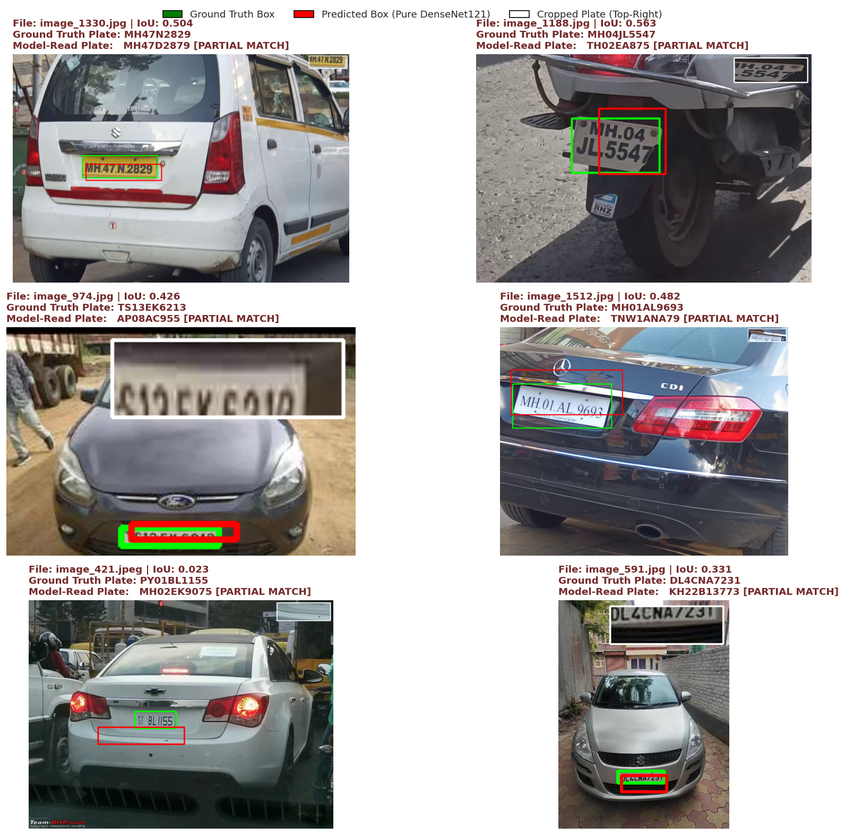
#> input picture end_to_end_test_predictions.png, 845 x 835 px, shrunk from 1592 x 1572 before the run
$ python -i detector_classical.py   (imports and definitions only)   (older library calls are emulated)
#> lines starting #> are read from the running program, lines starting #| are printed output that depends on the picture; after the words box and inside, x2 and y2 are one past the last pixel; in counts of white or black regions, pixels touching at a corner belong together
"""
Classical Computer Vision License Plate Detector using OpenCV.
Techniques: Bilateral Filtering, Sobel Horizontal Gradients, Morphological Closing,
Contour Geometric Analysis (Aspect Ratio, Area, Solidity), and Non-Maximum Suppression (NMS).
"""

import cv2
import numpy as np

def non_max_suppression(boxes, scores=None, overlap_thresh=0.3):
    """
    Standard Non-Maximum Suppression (NMS) for bounding boxes.
    boxes format: [[x, y, w, h], ...]
    """
    if len(boxes) == 0:
        return []

    boxes_arr = np.array(boxes, dtype=np.float32)
    x1 = boxes_arr[:, 0]
    y1 = boxes_arr[:, 1]
    x2 = boxes_arr[:, 0] + boxes_arr[:, 2]
    y2 = boxes_arr[:, 1] + boxes_arr[:, 3]

    areas = (x2 - x1) * (y2 - y1)
    if scores is not None:
        order = np.argsort(scores)[::-1]
    else:
        order = np.argsort(areas)[::-1]

    keep = []
    while len(order) > 0:
        i = order[0]
        keep.append(i)

        xx1 = np.maximum(x1[i], x1[order[1:]])
        yy1 = np.maximum(y1[i], y1[order[1:]])
        xx2 = np.minimum(x2[i], x2[order[1:]])
        yy2 = np.minimum(y2[i], y2[order[1:]])

        w = np.maximum(0.0, xx2 - xx1)
        h = np.maximum(0.0, yy2 - yy1)
        intersection = w * h

        iou = intersection / (areas[i] + areas[order[1:]] - intersection + 1e-6)
        inds = np.where(iou <= overlap_thresh)[0]
        order = order[inds + 1]

    return [boxes[i] for i in keep]

class ClassicalPlateDetector:
    def __init__(self, min_ar=1.8, max_ar=5.5, min_area_ratio=0.0008, max_area_ratio=0.08):
        self.min_ar = min_ar
        self.max_ar = max_ar
        self.min_area_ratio = min_area_ratio
        self.max_area_ratio = max_area_ratio

    def detect(self, image):
        """
        Detects candidate license plate bounding boxes in an image.
        Returns: list of bounding boxes [[x, y, w, h], ...]
        """
#> called with image = '../end_to_end_test_predictions.png'
        if isinstance(image, str):
            image = cv2.imread(image)
#> image is the input picture: shape (835, 845, 3); mean B, G, R 163.9, 165.2, 168.2
        if image is None:
            return []

        h_img, w_img = image.shape[:2]
#> h_img = 835; w_img = 845
        total_area = h_img * w_img
#> total_area = 705575

        # 1. Grayscale
        gray = cv2.cvtColor(image, cv2.COLOR_BGR2GRAY)

        # 2. Bilateral filter to reduce noise while keeping edges sharp
        filtered = cv2.bilateralFilter(gray, 9, 75, 75)

        # 3. Morphological Top-Hat & Black-Hat to reveal plate contrast
        rect_kernel = cv2.getStructuringElement(cv2.MORPH_RECT, (13, 5))
        tophat = cv2.morphologyEx(filtered, cv2.MORPH_TOPHAT, rect_kernel)
        blackhat = cv2.morphologyEx(filtered, cv2.MORPH_BLACKHAT, rect_kernel)
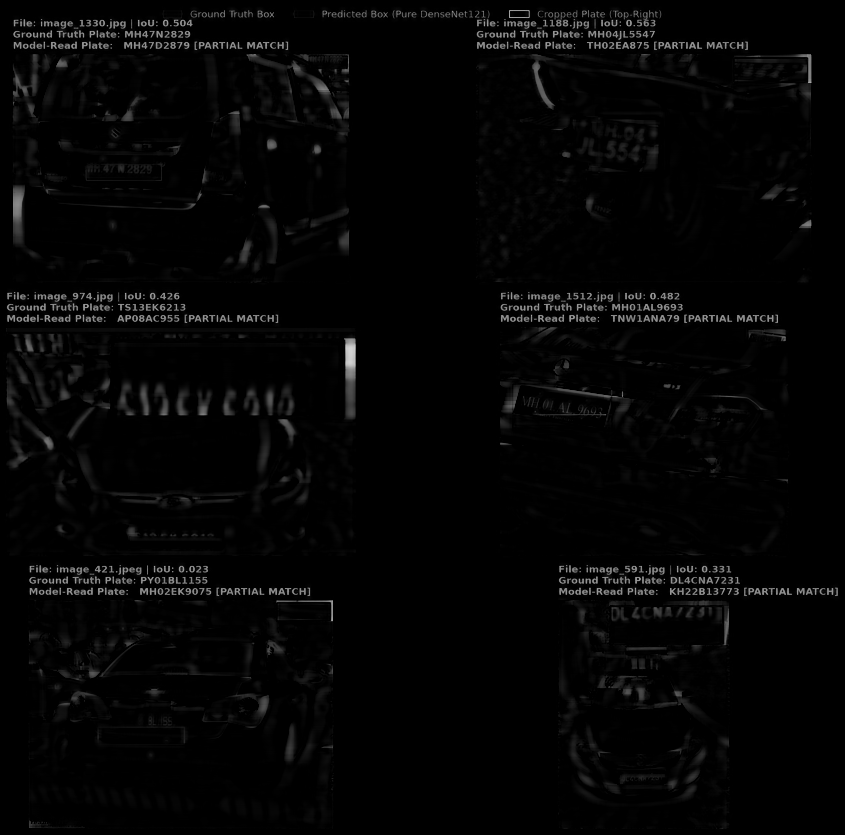
#> blackhat: shape (835, 845); min 0, max 209, mean 4.9
        enhanced = cv2.add(filtered, tophat)
        enhanced = cv2.subtract(enhanced, blackhat)
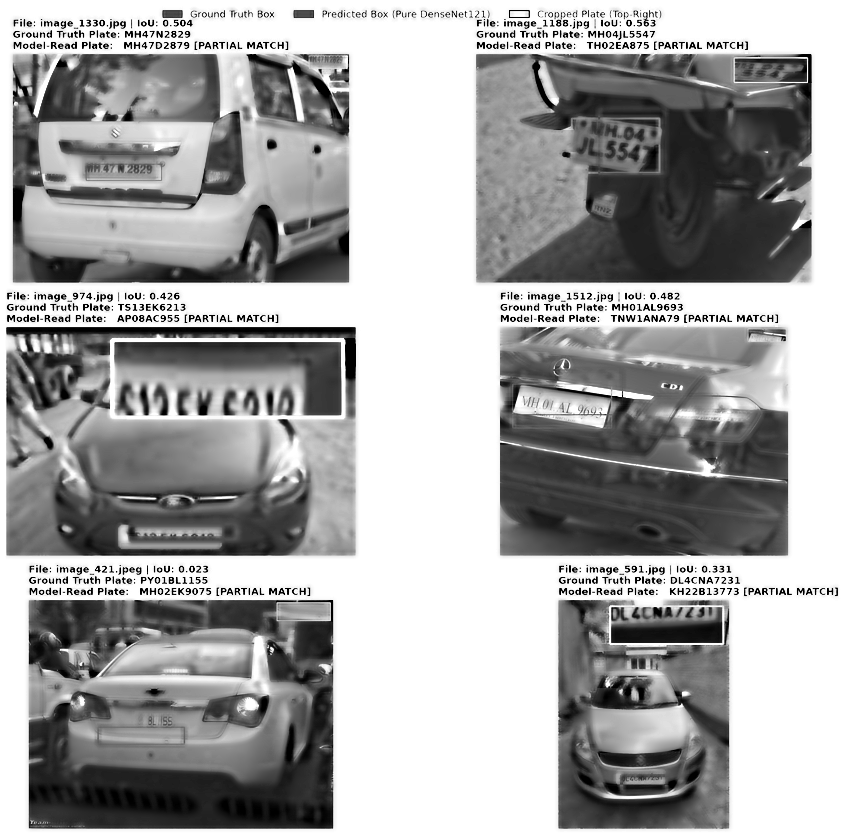
#> enhanced: shape (835, 845); min 0, max 255, mean 165.2

        # 4. Sobel vertical edge gradient (highlights alphanumeric characters)
        grad_x = cv2.Sobel(enhanced, ddepth=cv2.CV_32F, dx=1, dy=0, ksize=-1)
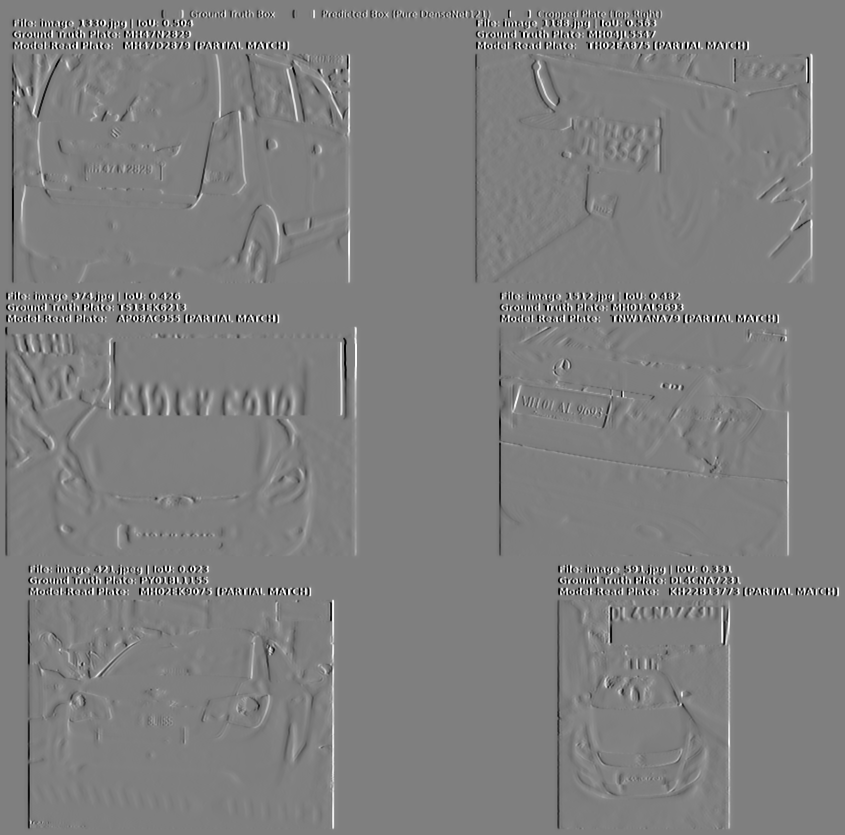
#> grad_x: shape (835, 845) float32; min -4080, max 4080, mean 0; drawn with min black and max white
        grad_x = np.absolute(grad_x)
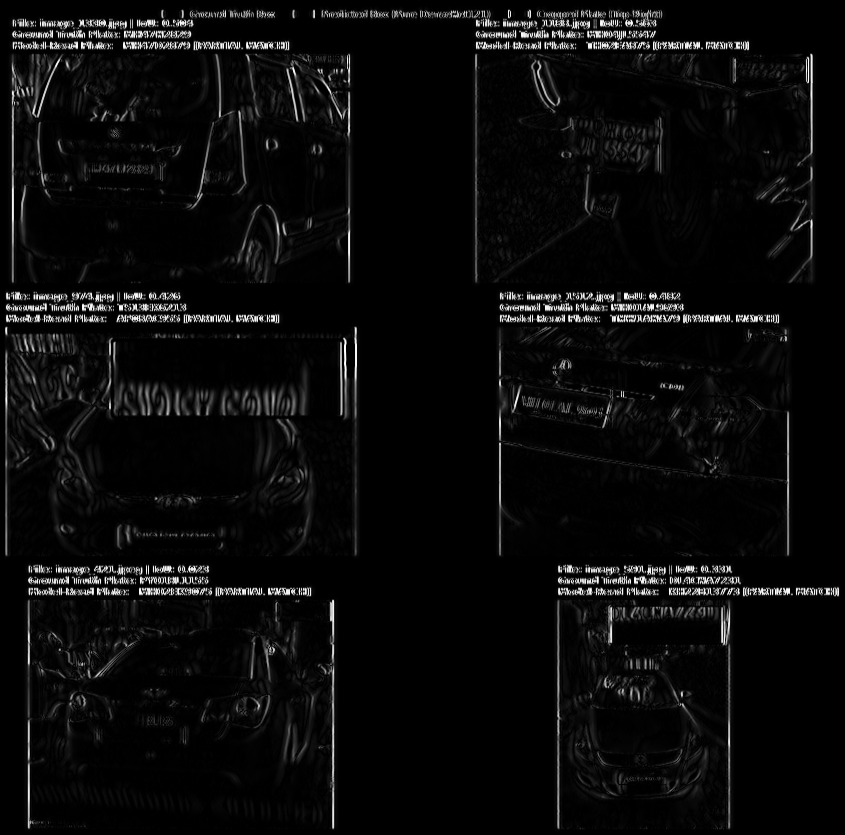
#> grad_x: shape (835, 845) float32; min 0, max 4080, mean 176.9; drawn with min black and max white
        min_val, max_val = np.min(grad_x), np.max(grad_x)
#> min_val = 0; max_val = 4080
        grad_x = 255 * ((grad_x - min_val) / (max_val - min_val + 1e-6))
        grad_x = grad_x.astype("uint8")

        # 5. Gaussian blur & Otsu thresholding
        blurred = cv2.GaussianBlur(grad_x, (5, 5), 0)
        _, thresh = cv2.threshold(blurred, 0, 255, cv2.THRESH_BINARY + cv2.THRESH_OTSU)
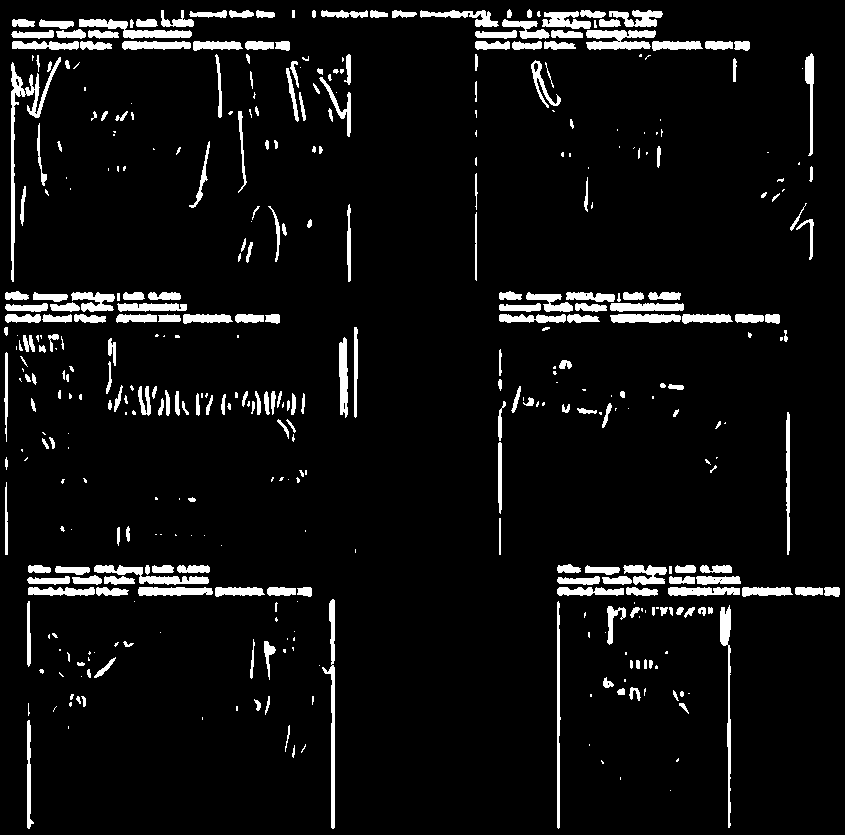
#> thresh: shape (835, 845); 6.4% white; 428 white regions (169 under 20 px), largest, box (x1, y1, x2, y2) and area: (11, 57, 61, 282) 1412, (586, 30, 656, 50) 985, (322, 599, 335, 829) 969

        # 6. Morphological Closing to consolidate character blobs into a plate rectangle
        close_kernel = cv2.getStructuringElement(cv2.MORPH_RECT, (19, 5))
        closed = cv2.morphologyEx(thresh, cv2.MORPH_CLOSE, close_kernel)
#> closed: shape (835, 845); 10.2% white; 127 white regions (51 under 20 px), largest, box (x1, y1, x2, y2) and area: (11, 9, 750, 193) 16628, (0, 291, 280, 442) 8300, (499, 291, 780, 331) 6307

        # Clean noise
        clean_kernel = cv2.getStructuringElement(cv2.MORPH_RECT, (3, 3))
        closed = cv2.erode(closed, clean_kernel, iterations=1)
#> closed: shape (835, 845); 7.9% white; 116 white regions (53 under 20 px), largest, box (x1, y1, x2, y2) and area: (13, 11, 749, 50) 13781, (500, 293, 779, 329) 5575, (0, 292, 279, 335) 5502
        closed = cv2.dilate(closed, clean_kernel, iterations=2)
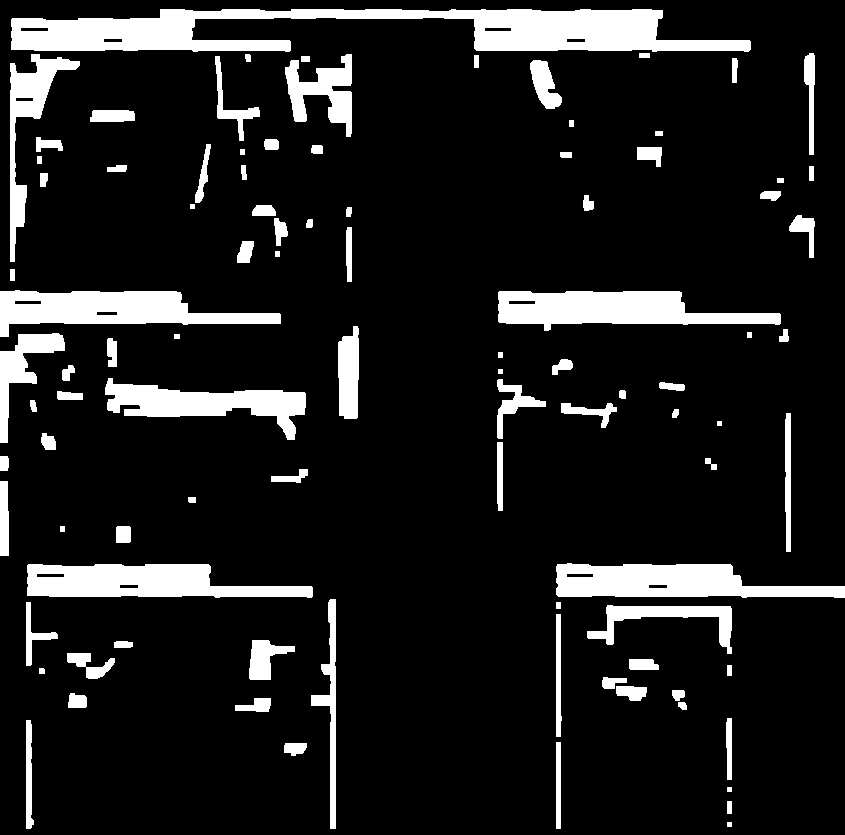
#> closed: shape (835, 845); 11.9% white; 96 white regions

        # 7. Contour extraction & Geometric Filtering
        contours, _ = cv2.findContours(closed, cv2.RETR_EXTERNAL, cv2.CHAIN_APPROX_SIMPLE)
#> contours = 96 contours, 5 with area under 20; largest, box (x1, y1, x2, y2) and area: (11, 9, 751, 52) 17393, (0, 290, 281, 337) 6796, (498, 291, 781, 331) 6780, (556, 563, 845, 598) 6702, (27, 564, 313, 598) 6660
        candidates = []
        scores = []

        for c in contours:
            x, y, w, h = cv2.boundingRect(c)
            area = w * h
            aspect_ratio = float(w) / float(h + 1e-5)
            area_ratio = area / float(total_area)

            # Check geometric priors
            if (self.min_ar <= aspect_ratio <= self.max_ar and
                self.min_area_ratio <= area_ratio <= self.max_area_ratio):

                # Check solidity / extent
                contour_area = cv2.contourArea(c)
                extent = contour_area / (float(area) + 1e-5)

                if extent > 0.35:
                    candidates.append([x, y, w, h])
                    # Score candidate by aspect ratio proximity to ideal standard plate ratio (~3.2)
                    score = 1.0 - abs(aspect_ratio - 3.2) / 3.2
                    scores.append(score)
#> this loop made 96 passes
#> (c, x, y, w, h, area, aspect_ratio, area_ratio) on passes 1, 2, 3, 15, 22, 28, 36: ([[727, 822], [727, 826], [731, 826], [731, 822]], 727, 822, 5, 5, 25, 1, 3.54e-05), ([[727, 801], [727, 813], [731, 813], [731, 801]], 727, 801, 5, 13, 65, 0.385, 9.21e-05), ([[727, 787], [727, 791], [731, 791], [731, 787]], 727, 787, 5, 5, 25, 1, 3.54e-05), ([[727, 665], [727, 675], [731, 675], [731, 665]], 727, 665, 5, 11, 55, 0.455, 7.8e-05), ([[556, 602], [556, 608], [560, 608], [560, 602]], 556, 602, 5, 7, 35, 0.714, 4.96e-05), ([[60, 526], [60, 531], [64, 531], [64, 526]], 60, 526, 5, 6, 30, 0.833, 4.25e-05), ([[717, 421], [717, 425], [721, 425], [721, 421]], 717, 421, 5, 5, 25, 1, 3.54e-05)
#> (x, y, w, h, area, aspect_ratio, area_ratio) on passes 14, 29, 38, 42: (39, 668, 6, 6, 36, 1, 5.1e-05), (188, 497, 8, 6, 48, 1.33, 6.8e-05), (672, 409, 7, 9, 63, 0.778, 8.93e-05), (619, 390, 7, 9, 63, 0.778, 8.93e-05)
#> after the loop, candidates = [[67, 653, 48, 26], [105, 378, 201, 62]]; scores = [0.577, 0.987]

        # 8. Apply Non-Maximum Suppression
        nms_boxes = non_max_suppression(candidates, scores, overlap_thresh=0.25)
#> in non_max_suppression, `boxes_arr = np.array(boxes, dtype=np.float32)`: boxes_arr = [[67, 653, 48, 26], [105, 378, 201, 62]]
#> in non_max_suppression, `x1 = boxes_arr[:, 0]`: x1 = [67, 105]
#> in non_max_suppression, `y1 = boxes_arr[:, 1]`: y1 = [653, 378]
#> in non_max_suppression, `x2 = boxes_arr[:, 0] + boxes_arr[:, 2]`: x2 = [115, 306]
#> in non_max_suppression, `y2 = boxes_arr[:, 1] + boxes_arr[:, 3]`: y2 = [679, 440]
#> in non_max_suppression, `areas = (x2 - x1) * (y2 - y1)`: areas = [1248, 12462]
#> in non_max_suppression, `order = np.argsort(scores)[::-1]`: order = [1, 0]
#> the loop in non_max_suppression, `while len(order) > 0:` made 2 passes
#> (i, xx1, yy1, xx2, yy2, w, h, intersection) on pass 1: (1, [105], [653], [115], [440], [10], [0], [0])
#> i on pass 2: 0
#> after the loop in non_max_suppression, `while len(order) > 0:`: order = empty array
#> nms_boxes = [[105, 378, 201, 62], [67, 653, 48, 26]]
        return nms_boxes

    def draw_detections(self, image, boxes, color=(0, 255, 0), thickness=2):
        """Draws bounding boxes on a copy of the image."""
        annotated = image.copy()
        for (x, y, w, h) in boxes:
            cv2.rectangle(annotated, (int(x), int(y)), (int(x + w), int(y + h)), color, thickness)
            cv2.putText(annotated, "Plate Candidate", (int(x), max(15, int(y) - 6)),
                        cv2.FONT_HERSHEY_SIMPLEX, 0.5, color, 1)
        return annotated

>>> result = ClassicalPlateDetector().detect('../end_to_end_test_predictions.png')
#> result = [[105, 378, 201, 62], [67, 653, 48, 26]]
